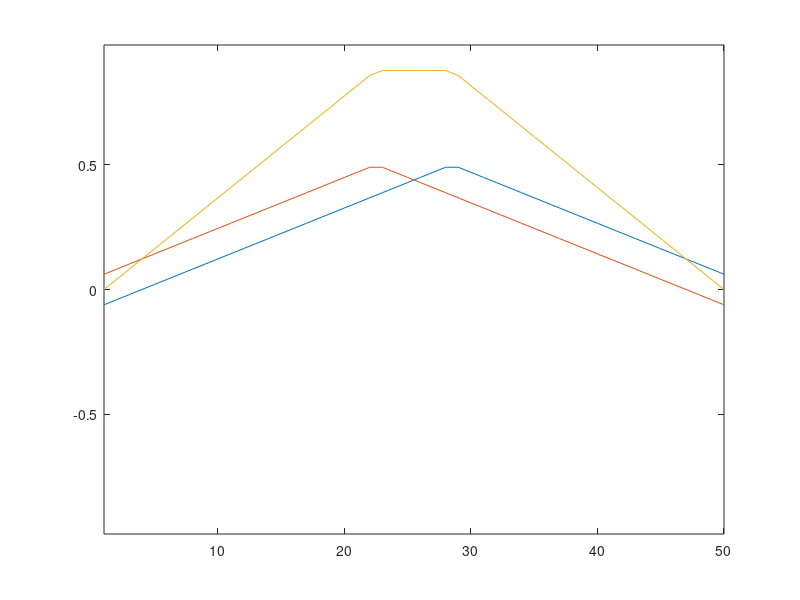
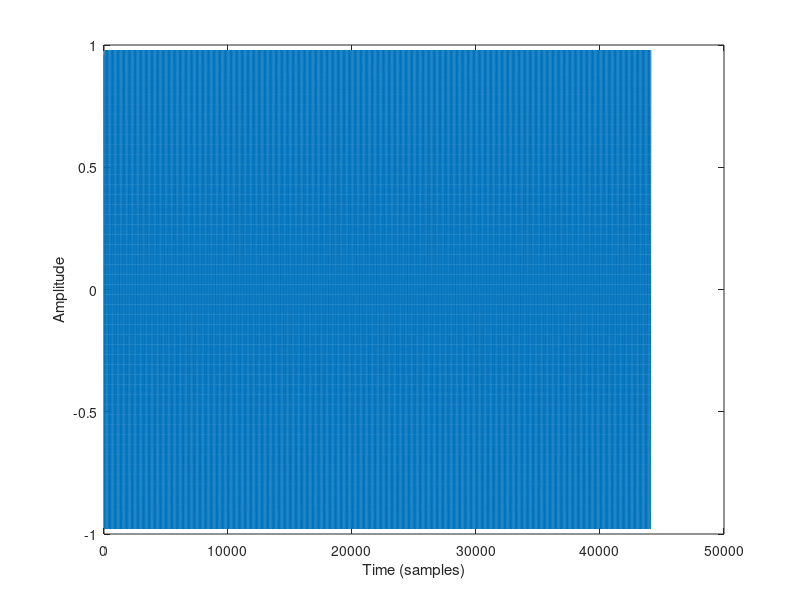
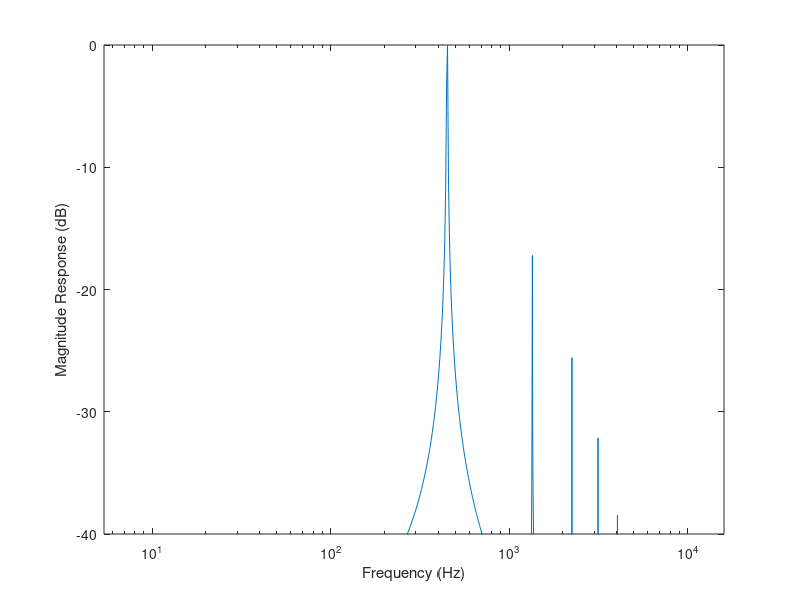

The MATLAB script that drew these images, in order:
% Plucked String Digital Waveguide Sound Synthesis
% Based on travelling wave, two delay-line model
% Variable plucking position and output possible
% Simple bridge reflection coefficient.
% DTM 29/1/2016

Fs = 44100;         % Sample Rate for audio output
T = 1/Fs;           % Sample period
N = 44100;          % Number of samples in output
f0 = 441;         % Fundamental Frequency of string in Hz.

L = floor(0.5*Fs/f0);   % String Length in samples - floor rounds each value to nearest int
x = 0.5;                % Pluck Position as a proportion of string length
pickup = floor(L/2);    % Output Position

r = -1;                 % Bridge Reflection Coefficient

% Right-going delay line, defined by L 
right = zeros(1,L);
% Left-going delay line, defined by L
left = zeros(1,L);

% Define initial string shape from pluck position x
pluck = x*(L-1); % Find point on string corresponding to pluck position
x = [ ([0:floor(pluck)]/pluck),(L-1-[(floor(pluck)+1):(L-1)])/(L-1-pluck)];

% Initial displacement for each delay line is equivalent to plucked string
% excitation shape divided by 2.
left(1:L) = x(1:L)/2;
right(1:L) = x(1:L)/2;

% Initialize output
out = zeros(1,N);

% Initialize variables for display
pkval = max(abs(x));
string_pos = 1:L;

% Main digital waveguide loop
for n = 1:N
    
    % Resamples the output at a rate of Fs/200 to plot the mass 
    % displacement in real-time.
    if mod(n,200)==0 
        % Plot left and right-moving waves, and their sum
        plot(string_pos, left, string_pos, right, string_pos, left+right);
        % Make sure the axis scaling stays the same for each plot
        axis([1 L -pkval pkval]);
        pause(0.02);
    end
    
    
  % Shift left-going wave one step left; append dummy value for now
  left = [left(2:L),0];
  % At the 'nut' (left-hand end), assume perfect reflection (* -1).
  % New right-going value is negative of new value at nut of left-going
  nut = -left(1);
  % Add reflection from nut into first element of right-going delay line;
  % Shift right-going wave one step
  right = [nut, right(1:L-1)];
  % At the 'bridge' (right-hand end), assume perfect reflection (* -1).
  % New left-going value is negative of new value at bridge of right-going
  bridge = r*right(L);
  % Add new bridge value to end of left-going delay line, replacing dummy
  % value from above:
  left(L) = bridge;

  % Output is sum of left and right going delay lines at pickup point.
  % Calculate output:
  out(n) = left(pickup) + right(pickup);
 
end

% Plot time domain response of output
figure(2);
plot(out);
xlabel('Time (samples)');
ylabel('Amplitude');

fftSize = 8192;
f = (0:fftSize-1)*(Fs/fftSize);

% Plot frequency domain response of output
figure(3);
semilogx(f,20*log10(abs(fft(out,fftSize))/max(abs(fft(out,fftSize)))));
axis([0 16000 -40 0]);
xlabel('Frequency (Hz)');
ylabel('Magnitude Response (dB)');

soundsc(out, Fs);
